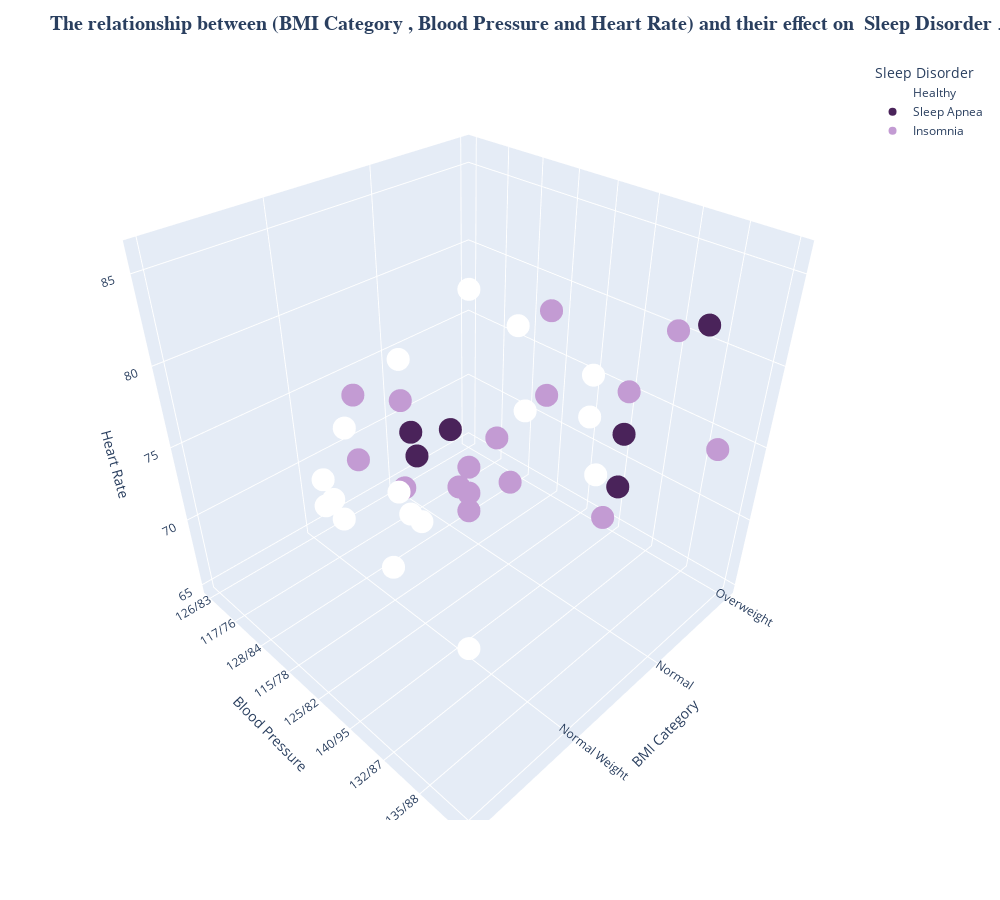

Notebook cell for this chart:
### Code cell
fig=px.scatter_3d(sleep_data,x='BMI Category',y='Blood Pressure',z='Heart Rate',
                  color='Sleep Disorder',width=1000,height=900,
                  color_discrete_sequence=['white','#4A235A','#C39BD3'])


fig.update_layout(title='<b>The relationship between (BMI Category , Blood Pressure and Heart Rate) and their effect on  Sleep Disorder</b> ..',
                  titlefont={'size': 20,'family': 'Serif'},
                  showlegend=True)



fig.show()

### Figure 1 — Plotly figure (JSON) as saved in the notebook; plotly's stock layout.template omitted (floating-point values rounded to 4 significant figures; data arrays with more than 128 entries replaced by an {"elided": "..."} marker saying what was removed)
{"data": [{"hovertemplate": "Sleep Disorder=Healthy<br>BMI Category=%{x}<br>Blood Pressure=%{y}<br>Heart Rate=%{z}<extra></extra>", "legendgroup": "Healthy", "marker": {"color": "white", "symbol": "circle"}, "mode": "markers", "name": "Healthy", "scene": "scene", "showlegend": true, "type": "scatter3d", "x": {"elided": "219 str values"}, "y": {"elided": "219 str values"}, "z": {"elided": "219 int values"}}, {"hovertemplate": "Sleep Disorder=Sleep Apnea<br>BMI Category=%{x}<br>Blood Pressure=%{y}<br>Heart Rate=%{z}<extra></extra>", "legendgroup": "Sleep Apnea", "marker": {"color": "#4A235A", "symbol": "circle"}, "mode": "markers", "name": "Sleep Apnea", "scene": "scene", "showlegend": true, "type": "scatter3d", "x": ["Obese", "Obese", "Normal Weight", "Normal", "Normal Weight", "Normal", "Overweight", "Overweight", "Obese", "Overweight", "Normal", "Normal", "Obese", "Overweight", "Overweight", "Normal", "Overweight", "Overweight", "Overweight", "Overweight", "Overweight", "Overweight", "Overweight", "Overweight", "Overweight", "Overweight", "Obese", "Obese", "Overweight", "Overweight", "Overweight", "Overweight", "Overweight", "Overweight", "Overweight", "Overweight", "Overweight", "Overweight", "Overweight", "Overweight", "Overweight", "Overweight", "Overweight", "Overweight", "Overweight", "Overweight", "Overweight", "Overweight", "Overweight", "Overweight", "Overweight", "Overweight", "Overweight", "Overweight", "Overweight", "Overweight", "Overweight", "Overweight", "Overweight", "Overweight", "Overweight", "Overweight", "Overweight", "Overweight", "Overweight", "Overweight", "Overweight", "Overweight", "Overweight", "Overweight", "Overweight", "Overweight", "Overweight", "Overweight", "Overweight", "Overweight", "Overweight", "Overweight"], "y": ["140/90", "140/90", "132/87", "120/80", "130/86", "120/80", "131/86", "131/86", "135/88", "129/84", "115/75", "130/85", "135/88", "130/85", "130/85", "130/85", "130/85", "140/95", "140/95", "140/95", "140/95", "140/95", "140/95", "140/95", "140/95", "140/95", "139/91", "139/91", "140/95", "140/95", "140/95", "140/95", "140/95", "140/95", "140/95", "140/95", "140/95", "140/95", "140/95", "140/95", "140/95", "140/95", "140/95", "140/95", "140/95", "140/95", "140/95", "140/95", "140/95", "140/95", "140/95", "140/95", "140/95", "140/95", "140/95", "140/95", "140/95", "140/95", "140/95", "140/95", "140/95", "140/95", "140/95", "140/95", "140/95", "140/95", "140/95", "140/95", "140/95", "140/95", "140/95", "140/95", "140/95", "140/95", "140/95", "140/95", "140/95", "140/95"], "z": [85, 85, 80, 70, 78, 70, 81, 81, 84, 74, 68, 68, 84, 78, 78, 70, 72, 75, 75, 75, 75, 75, 75, 75, 75, 75, 86, 86, 75, 75, 75, 75, 75, 75, 75, 75, 75, 75, 75, 75, 75, 75, 75, 75, 75, 75, 75, 75, 72, 72, 68, 68, 68, 68, 68, 68, 68, 68, 68, 68, 68, 68, 68, 68, 68, 68, 68, 68, 68, 68, 68, 68, 68, 68, 68, 68, 68, 68]}, {"hovertemplate": "Sleep Disorder=Insomnia<br>BMI Category=%{x}<br>Blood Pressure=%{y}<br>Heart Rate=%{z}<extra></extra>", "legendgroup": "Insomnia", "marker": {"color": "#C39BD3", "symbol": "circle"}, "mode": "markers", "name": "Insomnia", "scene": "scene", "showlegend": true, "type": "scatter3d", "x": ["Obese", "Obese", "Normal Weight", "Normal Weight", "Normal", "Normal", "Overweight", "Normal", "Overweight", "Normal", "Overweight", "Overweight", "Overweight", "Overweight", "Overweight", "Overweight", "Overweight", "Overweight", "Overweight", "Overweight", "Overweight", "Overweight", "Overweight", "Overweight", "Overweight", "Overweight", "Normal", "Normal", "Overweight", "Overweight", "Overweight", "Overweight", "Overweight", "Overweight", "Overweight", "Overweight", "Overweight", "Overweight", "Overweight", "Overweight", "Overweight", "Overweight", "Overweight", "Overweight", "Overweight", "Overweight", "Overweight", "Overweight", "Overweight", "Overweight", "Overweight", "Overweight", "Overweight", "Overweight", "Overweight", "Overweight", "Overweight", "Overweight", "Overweight", "Overweight", "Overweight", "Overweight", "Overweight", "Overweight", "Overweight", "Overweight", "Overweight", "Obese", "Obese", "Overweight", "Overweight", "Overweight", "Overweight", "Overweight", "Overweight", "Overweight", "Normal"], "y": ["140/90", "140/90", "132/87", "130/86", "125/80", "115/75", "129/84", "130/85", "132/87", "130/85", "130/85", "135/90", "130/85", "135/90", "130/85", "135/90", "130/85", "130/85", "130/85", "130/85", "130/85", "130/85", "130/85", "130/85", "130/85", "130/85", "130/85", "130/85", "135/90", "130/85", "130/85", "130/85", "135/90", "130/85", "135/90", "130/85", "135/90", "130/85", "135/90", "130/85", "135/90", "130/85", "135/90", "130/85", "130/85", "135/90", "130/85", "130/85", "135/90", "130/85", "130/85", "135/90", "130/85", "135/90", "130/85", "130/85", "135/90", "135/90", "135/90", "135/90", "135/90", "135/90", "135/90", "135/90", "135/90", "135/90", "135/90", "142/92", "142/92", "140/95", "130/85", "130/85", "130/85", "130/85", "130/85", "130/85", "125/80"], "z": [85, 82, 80, 78, 72, 68, 74, 68, 80, 70, 72, 65, 72, 65, 72, 65, 72, 72, 72, 72, 72, 72, 72, 72, 72, 72, 70, 70, 65, 72, 72, 72, 65, 72, 65, 72, 65, 72, 65, 72, 65, 72, 65, 72, 72, 65, 72, 72, 65, 72, 72, 65, 72, 65, 72, 78, 65, 65, 65, 65, 65, 65, 65, 65, 65, 65, 65, 83, 83, 75, 72, 72, 72, 72, 72, 72, 65]}], "layout": {"height": 900, "legend": {"title": {"text": "Sleep Disorder"}, "tracegroupgap": 0}, "margin": {"t": 60}, "scene": {"domain": {"x": [0, 1], "y": [0, 1]}, "xaxis": {"title": {"text": "BMI Category"}}, "yaxis": {"title": {"text": "Blood Pressure"}}, "zaxis": {"title": {"text": "Heart Rate"}}}, "showlegend": true, "title": {"font": {"family": "Serif", "size": 20}, "text": "<b>The relationship between (BMI Category , Blood Pressure and Heart Rate) and their effect on  Sleep Disorder</b> .."}, "width": 1000}}
